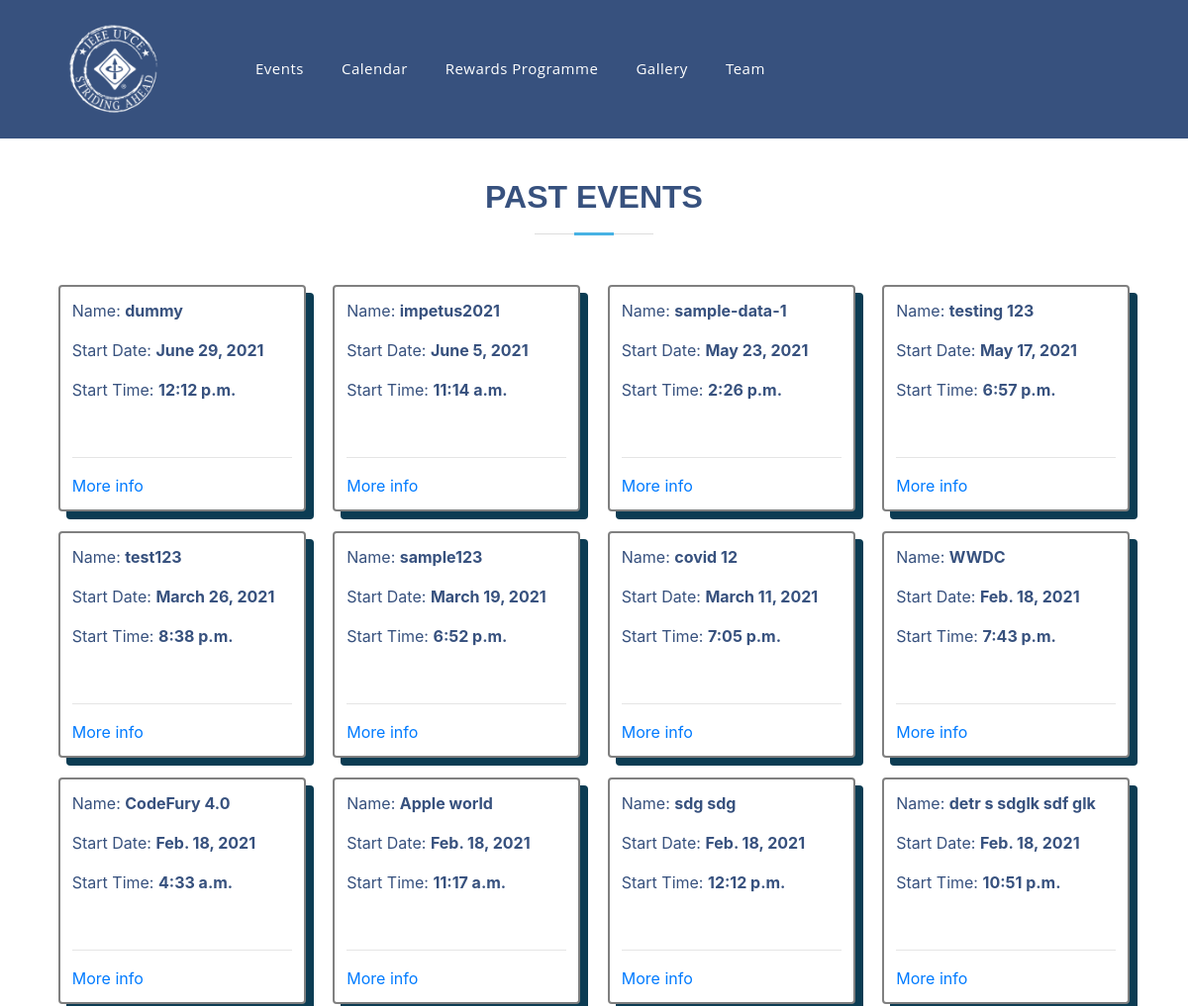
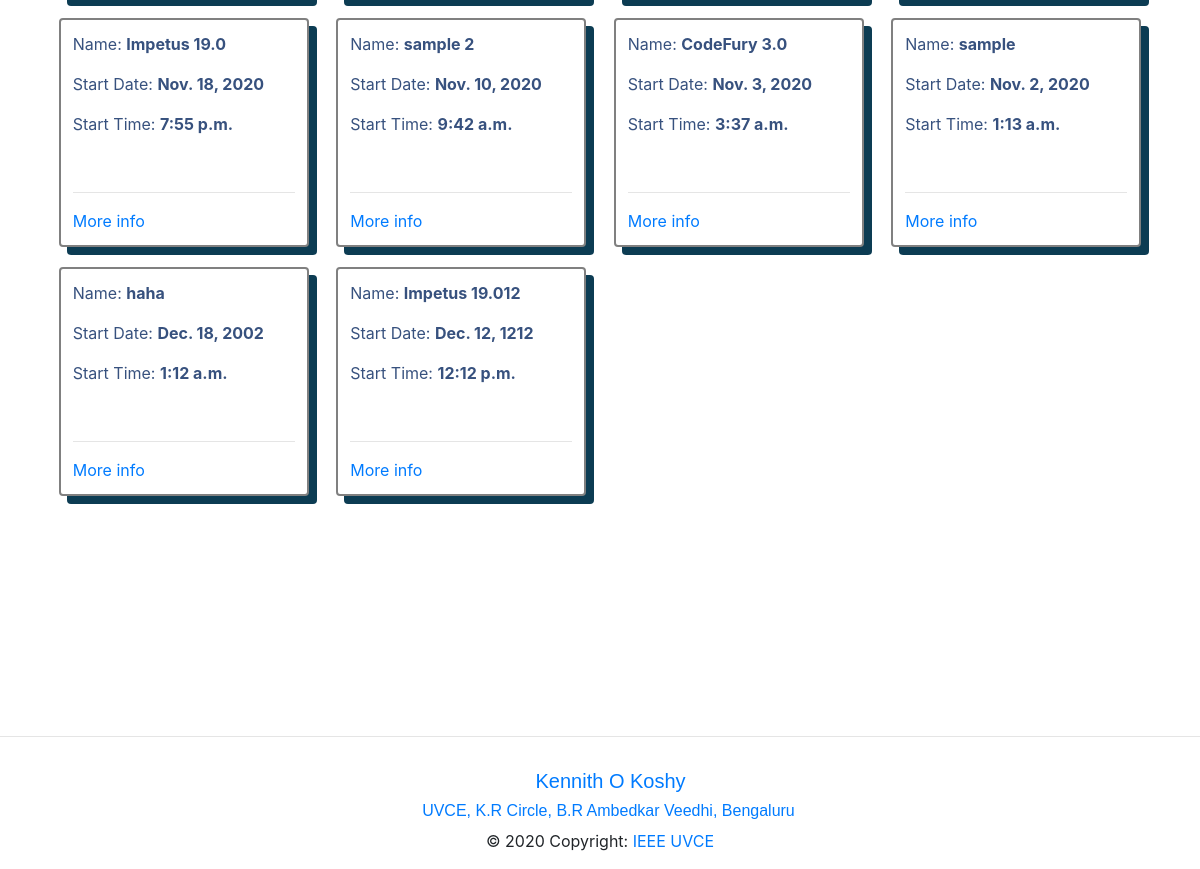
Screenshot of /events/evold with the database file from the repository (2 pictures, top to bottom).
### events/models.py (models this page shows, shortened)
class Event(models.Model):
    event_name = models.CharField(max_length=200)
    slug = models.SlugField(max_length=400)
    date = models.DateField()
    time = models.TimeField()
    location = models.CharField(max_length=100)
    reg = models.URLField(blank=True)
    description = models.TextField(max_length=2000, blank=True)
    created = models.DateTimeField(auto_now_add=True)
    orgzer = models.CharField(max_length=200)
    winners = models.TextField(blank=True, default='Not Yet Decided')
    author = models.ForeignKey(User, default=None, on_delete=models.CASCADE)
    is_approved = models.BooleanField(default=False, blank=True)
    remember_link = models.BooleanField(default=False)
    approved_by = models.CharField(
        max_length=40,  null=True, blank=True, default=" ")
    class Meta:
        verbose_name = "Event"
        verbose_name_plural = "Events"

### events/views.py (the view)
# urls.py: path('evold', views.old_events_view, name='old_events'),
def old_events_view(request):
    events = Event.objects.all().order_by('-date')
    eventold = events.filter(date__lt=datetime.date.today())
    context = {
        'eventold': eventold,
    }
    return render(request, 'events/events_old.html', context)

### events/templates/events/events_old.html
{% extends 'base.html' %} {% block content %}
<section id="skills" class="skills">
    <div class="container" data-aos="fade-up">
        <div class="section-title">
            <h2>Past Events</h2>
        </div>
        <div class="event-container">
            {% for event in eventold %}
            <div class="event">
                <p>Name: <b>{{ event.event_name }}</b></p>
                <p>Start Date: <b>{{ event.date }}</b></p>
                <p>Start Time: <b>{{ event.time }}</b></p>
                <br />
                <hr />
                <a href="{% url 'articles:detail' slug=event.slug %}">More info</a>
            </div>
            {% endfor %}
        </div>
    </div>
</section>
{% endblock %}

### assets/css/style.css (style rules this page uses)
body { font-family: "Open Sans", sans-serif; color: #444444; }
a { color: #47b2e4; }
h1, h2, h3, h4, h5, h6 { font-family: "Jost", sans-serif; }
section { padding: 60px 0; overflow: hidden; }
.section-title { text-align: center; padding-bottom: 30px; }
.section-title h2 { font-size: 32px; font-weight: bold; text-transform: uppercase; margin-bottom: 20px; padding-bottom: 20px; position: relative; color: #37517e; }
.section-title h2::before { content: ""; position: absolute; display: block; width: 120px; height: 1px; background: #ddd; bottom: 1px; left: calc(50% - 60px); }
.section-title h2::after { content: ""; position: absolute; display: block; width: 40px; height: 3px; background: #47b2e4; bottom: 0; left: calc(50% - 20px); }
.event-container { padding: auto; display: grid; grid-template-columns: auto auto auto auto; }
.event { width: 250px; background-color: white; color: rgba(55, 81, 126, 1); margin: auto; margin-bottom: 20px; padding: 12px; border: 2px solid grey; border-radius: 4px; box-shadow: 8px 8px 0px 0px #0c3c53; }

### rows the page displays
Event: event_name "dummy", date "June 29, 2021", time "12:12 p.m."
Event: event_name "impetus2021", date "June 5, 2021", time "11:14 a.m."
Event: event_name "sample-data-1", date "May 23, 2021", time "2:26 p.m."
Event: event_name "testing 123", date "May 17, 2021", time "6:57 p.m."
Event: event_name "test123", date "March 26, 2021", time "8:38 p.m."
Event: event_name "sample123", date "March 19, 2021", time "6:52 p.m."
Event: event_name "covid 12", date "March 11, 2021", time "7:05 p.m."
Event: event_name "WWDC", date "Feb. 18, 2021", time "7:43 p.m."
Event: event_name "CodeFury 4.0", date "Feb. 18, 2021", time "4:33 a.m."
Event: event_name "Apple world", date "Feb. 18, 2021", time "11:17 a.m."
Event: event_name "sdg sdg", date "Feb. 18, 2021", time "12:12 p.m."
Event: event_name "detr s sdglk sdf glk", date "Feb. 18, 2021", time "10:51 p.m."
Event: event_name "Impetus 19.0", date "Nov. 18, 2020", time "7:55 p.m."
Event: event_name "sample 2", date "Nov. 10, 2020", time "9:42 a.m."
Event: event_name "CodeFury 3.0", date "Nov. 3, 2020", time "3:37 a.m."
Event: event_name "sample", date "Nov. 2, 2020", time "1:13 a.m."
Event: event_name "haha", date "Dec. 18, 2002", time "1:12 a.m."
Event: event_name "Impetus 19.012", date "Dec. 12, 1212", time "12:12 p.m."
